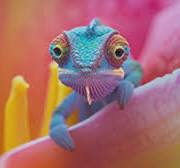
#> input picture test.png, 180 x 168 px
$ python -i Morphological_gradient.py   (imports and definitions only)
#> lines starting #> are read from the running program, lines starting #| are printed output that depends on the picture; after the words box and inside, x2 and y2 are one past the last pixel; in counts of white or black regions, pixels touching at a corner belong together
#> further down, picture is the input picture: shape (168, 180, 3); mean B, G, R 108, 107.7, 166.4
"""
Morphological_gradient.py

This module provides functions for performing basic morphological operations on binary images using OpenCV and NumPy.
It includes dilation, erosion, opening, internal and external boundary extraction, and morphological gradient.
All functions operate on NumPy image arrays and return the processed binary image.
made by [Hager Mostafa]
"""

import cv2
import numpy as np

def preprocess_binary(image):
    """Convert input image to binary."""
    if len(image.shape) == 3:
        gray = cv2.cvtColor(image, cv2.COLOR_BGR2GRAY)
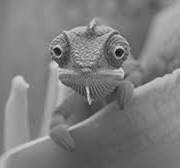
#> gray: shape (168, 180); min 6, max 218, mean 125.3
    else:
        gray = image
    _, binary = cv2.threshold(gray, 128, 255, cv2.THRESH_BINARY)
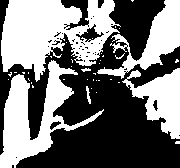
#> binary: shape (168, 180); 46.3% white; 39 white regions (33 under 20 px), largest, box (x1, y1, x2, y2) and area: (1, 0, 121, 82) 5765, (0, 60, 104, 168) 3893, (97, 0, 180, 79) 2157, (122, 68, 180, 139) 2007, (86, 86, 91, 104) 46, (81, 68, 91, 72) 24
    return binary

def apply_dilation(image, kernel_size=(5, 5)):
    """Apply dilation to a binary image using a given kernel size."""
    binary = preprocess_binary(image)
    kernel = np.ones(kernel_size, np.uint8)
    return cv2.dilate(binary, kernel, iterations=1)
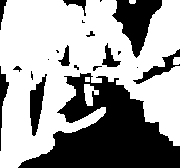
#> returned value: shape (168, 180); 62.6% white; 20 black regions (8 under 20 px), largest, box (x1, y1, x2, y2) and area: (18, 73, 180, 168) 7976, (112, 0, 162, 58) 1464, (30, 74, 47, 136) 536

def apply_erosion(image, kernel_size=(5, 5)):
    """Apply erosion to a binary image using a given kernel size."""
    binary = preprocess_binary(image)
    kernel = np.ones(kernel_size, np.uint8)
    return cv2.erode(binary, kernel, iterations=1)

def apply_opening(image, kernel_size=(5, 5)):
    """Apply morphological opening to a binary image using a given kernel size."""
    binary = preprocess_binary(image)
    kernel = np.ones(kernel_size, np.uint8)
    return cv2.morphologyEx(binary, cv2.MORPH_OPEN, kernel)

def internal_boundary(image, kernel_size=(5, 5)):
    """Extract the internal boundary of objects in a binary image."""
    binary = preprocess_binary(image)
    kernel = np.ones(kernel_size, np.uint8)
    return cv2.subtract(binary, cv2.erode(binary, kernel))

def external_boundary(image, kernel_size=(5, 5)):
    """Extract the external boundary of objects in a binary image."""
    binary = preprocess_binary(image)
    kernel = np.ones(kernel_size, np.uint8)
    return cv2.subtract(cv2.dilate(binary, kernel), binary)

def morphological_gradient(image, kernel_size=(5, 5)):
    """Compute the morphological gradient of a binary image."""
    binary = preprocess_binary(image)
    kernel = np.ones(kernel_size, np.uint8)
    return cv2.morphologyEx(binary, cv2.MORPH_GRADIENT, kernel)

>>> import cv2
>>> picture = cv2.imread('test.png')
>>> result = apply_dilation(picture)
